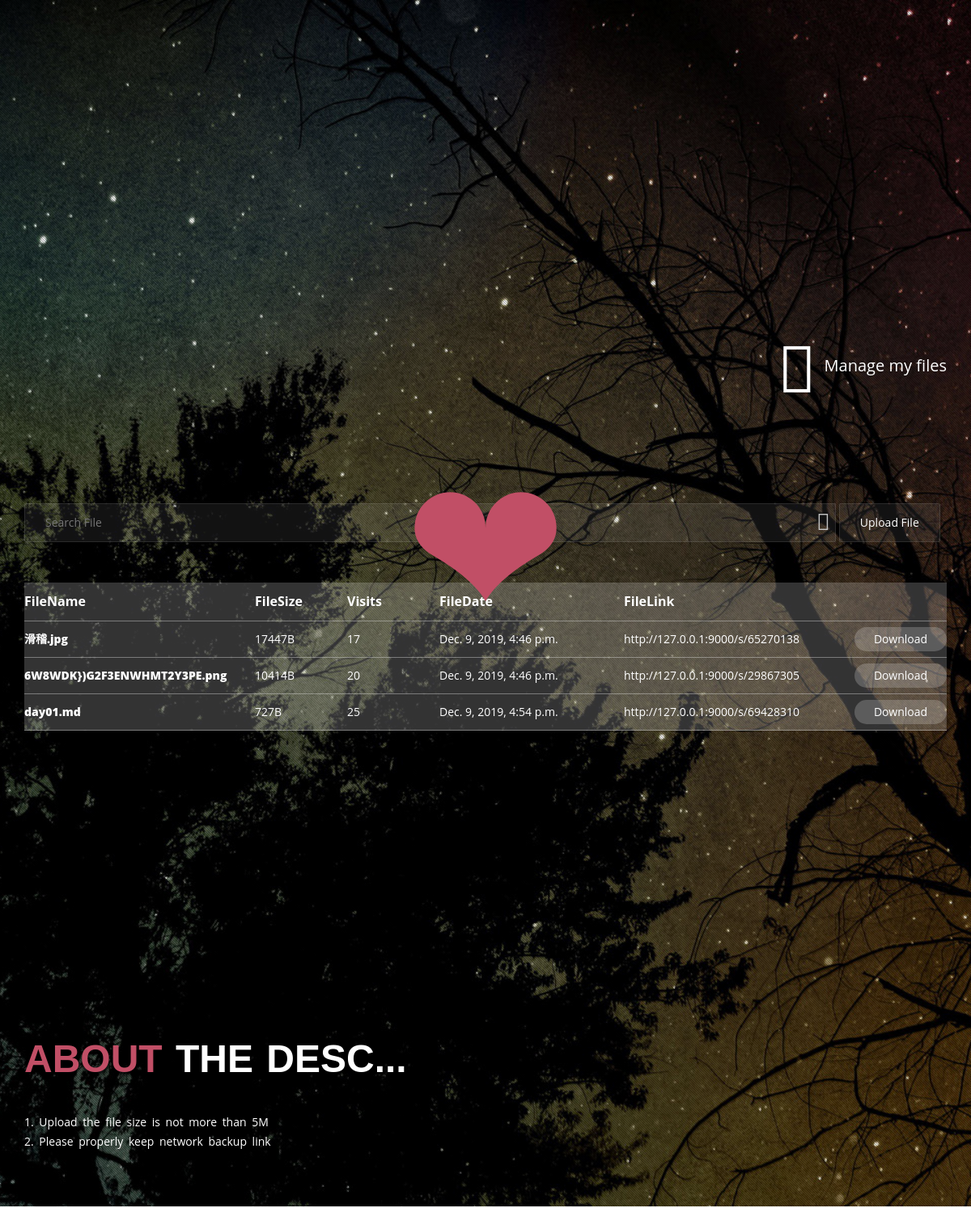
/my/, run on the app's committed database.
### appfile/models.py (models this page shows, shortened)
class Upload(models.Model):
    DownloadDocount = models.IntegerField(verbose_name=u"访问次数",default=0)
    code = models.CharField(max_length=8,verbose_name=u"code")
    Datatime = models.DateTimeField(default=datetime.now,verbose_name=u"添加时间")
    path = models.CharField(max_length=32,verbose_name=u"下载路径")
    name = models.CharField(max_length=32,verbose_name=u"文件名",default="")
    Filesize = models.CharField(max_length=10,verbose_name=u"文件大小")
    PCIP = models.CharField(max_length=32,verbose_name=u"IP地址",default="")
    class Meta():
        verbose_name="download"
        db_table = "download"

### appfile/views.py (the view)
# urls.py: url(r'^my/$', MyView.as_view(), name='MY'),
class MyView(View):
    def get(self, request):
        IP = request.META['REMOTE_ADDR']
        u = Upload.objects.filter(PCIP=str(IP))
        for i in u:
            i.DownloadDocount += 1
            i.save()
        return render(request, 'content.html', {'content':u})

### templates/content.html
{% extends "base.html" %}
{% block content %}
    {% for i in content %}
        <div class="file-content">
            <div class="file-name" style="width:25%;">{{ i.name }}</div>
            <div class="file-size" style="width:10%;">{{ i.Filesize }}B</div>
            <div class="file-date" style="width:10%;">{{ i.DownloadDocount }}</div>
            <div class="file-date" style="width:20%;">{{ i.Datatime }}</div>
            <div class="file-link" style="width:35%; padding-right: 80px; text-overflow: ellipsis; overflow: hidden;">
                        <span>
                            http://127.0.0.1:9000/s/{{ i.code }}
                        </span>
            </div>
            <a href="/{{ i.path }}" style="color:#FFF;">
                <button>Download</button>
            </a>
        </div>
    {% endfor %}
{% endblock %}

### templates/base.html (shortened to what this page needs)
<!doctype html>
<html>
    <head>
        <link rel="stylesheet" href="/static/css/bootstrap.min.css" />
        <link rel="stylesheet" href="/static/css/animate.min.css" />
        <link rel="stylesheet" href="/static/css/vegas.min.css" />
        <link rel="stylesheet" href="/static/css/style.css" />
        <link rel="stylesheet" href="/static/css/style2.css" />
        <link rel="stylesheet" href="https://at.alicdn.com/t/font_xtmtjsdjlmc84cxr.css">
        <link rel="stylesheet" href="https://at.alicdn.com/t/font_k8psy17rqdoyldi.css">
</head>
<body>
    <span id="h-animate" class="wow zoomInLeft" data-wow-delay="2s">&#10084;</span>
<header>
    <div class="container">
        <div class="row">
            <div class="col-sm-6">
            </div>
            <div class="col-sm-6">
                <div class="logo-desc wow bounceInRight" data-wow-delay="0.4s">
                 <a href="/my/"> <span class="logo-desc-text" href="/"><i class="iconfont">&#xe619;</i>Manage my files</span></a>
</div>
            </div>
        </div>
    </div>
</header>
<section id="content">
    <div class="container">
        <div class="col-sj-12">
            <div class="up-container wow bounceIn" data-wow-delay="0.9s">
                <form id="search" action="/search/" method="get">
                    <div class="input-box">
                        <input id="files-info" name="kw" type="text" onkeydown="if(event.keyCode==13){return false;}" autocomplete="off" placeholder="Search File" />
                        <span class="iconfont search-text-icon">&#xe714;</span>
                    </div>
                </form>
                <form id="form" action="/" method="post" runat="server" enctype="multipart/form-data">
                    <input id="bt" type="button" value="Upload File" />
                </form>
            </div>
            <div class="show-file bounceIn">
                <div class="file-title">
                    <div class="file-name1" style="width:25%;">FileName</div>
                    <div class="file-size" style="width:10%;">FileSize</div>
                    <div class="file-size" style="width:10%;">Visits</div>
                    <div class="file-date" style="width:20%;">FileDate</div>
                    <div class="file-link" style="width:35%;">FileLink</div>
                </div>
                {% block content %}
                {% endblock %}
            </div>
        </div>
    </div>
</section>
<section>
    <div class="container">
        <div class="row">
            <div class="col-md-12 col-xs-12">
            </div>
        </div>
    </div>
</section>
<section>
    <div class="container">
        <div class="row">
            <div class="col-xs-12">
                <h1 class="wow fadeInUp" data-wow-delay="0.4s"><span>About</span> The Desc...</h1>
                <p class="about-text wow slideInLeft">1. Upload the file size is not more than 5M</p>
                <p class="about-text wow slideInLeft">2. Please properly keep network backup link</p>
            </div>
        </div>
    </div>
</section>
</body>
</html>

### static/css/style.css (style rules this page uses)
@media (min-width: 768px) { .container { width: 750px; } }
@media (min-width: 992px) { .container { width: 970px; } }
@media (min-width: 992px) { input[type='text'] { width: 80%; } }
@media (min-width: 992px) { div.col-xs-12 .about-text { text-align: left; } }
@media (min-width: 1200px) { .container { width: 1170px; } }
@media (min-width: 1200px) { input[type='text'] { width: 88%; } }
* { margin:0;padding:0;font-size: 100%;border: 0;vertical-align: baseline;outline: 0; }
p { margin: 0; padding: 0; }
a { text-decoration: none; }
html { height: 100% !important; }
body { position: relative; font-size: 14px; color: #FFF; background-color: #333; height: 100%; }
header { padding: 60px 0 40px 0; }
section { padding: 40px 0; position: relative; }
body { font-family: "Open Sans", Helvetica, Arial, sans-serif; }
h1, h2, h3, h4, h5, h6 { font-family: 'Oswald', Helvetica, Arial, sans-serif; font-weight: 700; text-transform: uppercase; text-shadow: 2px 4px 3px rgba(0,0,0,0.3); }
h1 { font-size: 48px; overflow: hidden; }
p { font: 14px/1.7em "Open Sans"; word-spacing: 3px; }
.iconfont { padding-right: 10px; vertical-align: middle; font-size: 80px !important; line-height: 77px; }
.logo-desc a { color: white; text-decoration: none; }
.logo-desc { padding-top: 12px; overflow: hidden; float: right; }
.logo-desc-text { font-size: 20px; text-overflow: ellipsis; overflow: hidden; }
#content { margin: 50px 0 0 0; }
input { background: rgba(255,255,255,0.07); color: #FFF;font-size: 14px; border: 1px solid rgba(255,255,255,0.1) !important; border-left: 1px solid rgba(255,255,255,0.1) !important; padding: 13px 25px; width: 80%; height: auto; text-overflow: ellipsis; -webkit-border-radius: 2px; -moz-border-radius: 2px; border-radius: 2px; }
input[type='button'] { width: auto; font-size: 14px; font-style: normal; margin-bottom: 50px; }
.show-file { background: rgba(255,255,255,.2); }
.file-title,.file-content { overflow: hidden; border-bottom: 1px solid rgba(229,229,229,0.4); }
.file-title div { font-weight: bold; font-size: 16px; }
.file-title div,.file-content div { float: left; width: 15%; padding: 12px 0px; text-overflow: ellipsis; overflow: hidden; white-space: nowrap; padding-right: 10px; }
.file-content { position: relative; }
.file-content button { width: 10%; min-width: 46px; background: rgba(255,255,255,0.2); padding: 5px 0px; border-radius: 32px; position: absolute; right: 0; top: 50%; margin-top: -15px; text-align: center; }
button { outline: 0; }
.file-name { font-weight: 900; }
form { display: inline; }
div.col-xs-12 h1 { text-overflow: ellipsis; word-spacing: 3px; margin-bottom: 40px; text-align: left !important; }
div.col-xs-12 h1 span { color: rgba(193,79,102,1); text-shadow: 0px 3px 5px #000; }
div.col-xs-12 { text-align: center; }
div.col-xs-12 .about-text:last-child { margin-bottom: 30px; }
.col-md-12.col-xs-12 { padding: 100px 0; }
div.col-md-12 { color: #C14F66; width: 100%; display: flex; align-items: center; justify-content: center; }
.input-box { display: inline; position: relative; }
.input-box .search-text-icon { color: #c5c5c5; font-size: 28px !important; position: absolute; padding: 0; right: 11px; top: 0; line-height: .6em; cursor: pointer; }
#h-animate { color: rgb(193,79,102); opacity: 0.6; font-family: 'Monofett', cursive; font-size: 20vmin; position: relative; text-align: center; -webkit-transition: .7s; -o-transition: .7s; transition: .7s; padding: 0px; left: 50%; width: 80%; display: inline-block; word-break: break-word; z-index: 1; }

### data on the page
Upload: name "滑稽.jpg", Filesize "17447", DownloadDocount "17", Datatime "Dec. 9, 2019, 4:46 p.m.", code "65270138"
Upload: name "6W8WDK})G2F3ENWHMT2Y3PE.png", Filesize "10414", DownloadDocount "20", Datatime "Dec. 9, 2019, 4:46 p.m.", code "29867305"
Upload: name "day01.md", Filesize "727", DownloadDocount "25", Datatime "Dec. 9, 2019, 4:54 p.m.", code "69428310"
